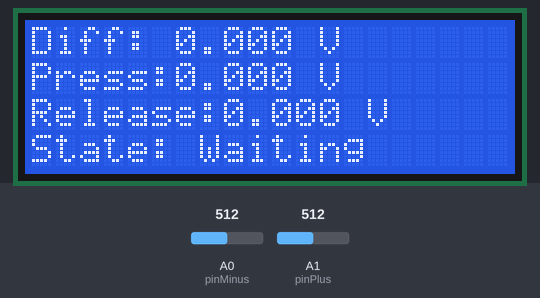
The sketch below on a simulated Arduino Zero (SAMD21). Shown: 20×4 character LCD. Inputs (shaded band) come from the test bench; at power-on: A0 (pinMinus) = 512, A1 (pinPlus) = 512 (analog values on the 0–1023 scale). What the sketch prints to the serial monitor is not drawn.

Above: at 2.2 s.
2.3 s: A0 (pinMinus) set to 565
At 3.1 s:
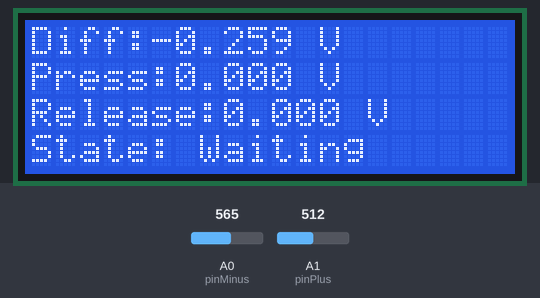
3.8 s: A0 (pinMinus) set to 586
At 5.0 s:
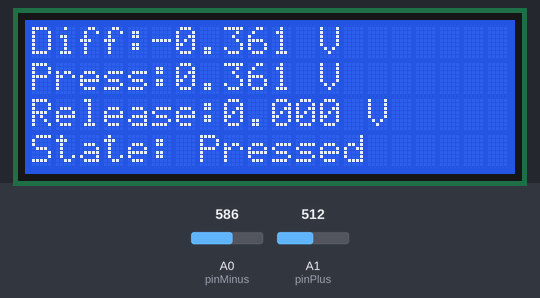
5.3 s: A1 (pinPlus) set to 582
At 6.1 s:
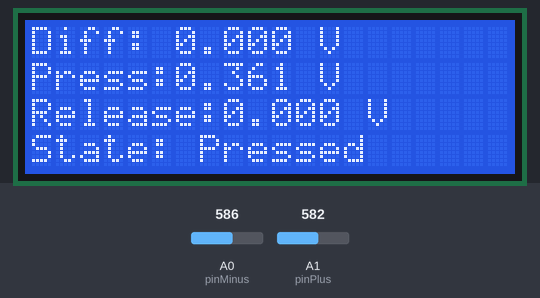
6.8 s: A1 (pinPlus) set to 610
At 8.0 s:
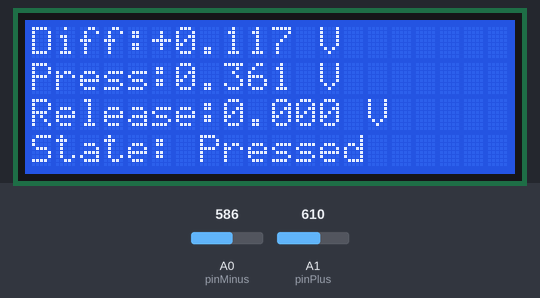
8.3 s: A0 (pinMinus) set to 511
At 8.9 s:
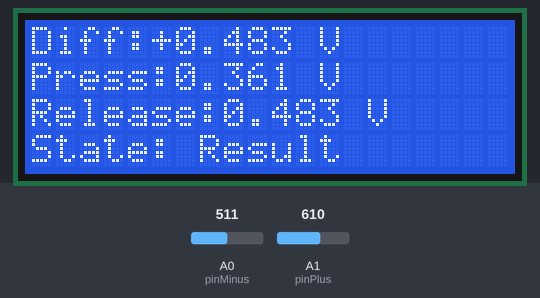
9.9 s: A1 (pinPlus) set to 540
At 11.1 s:
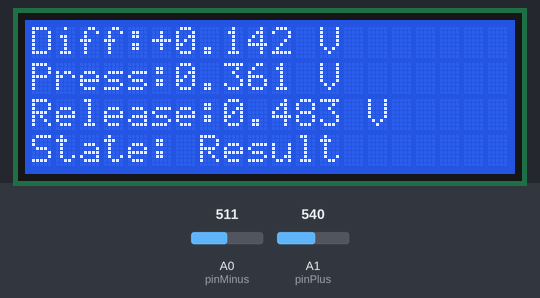
11.4 s: A1 (pinPlus) set to 510
Timing chart, 0 to 14.4 s (numbered marks = the images above; inputs shaded):
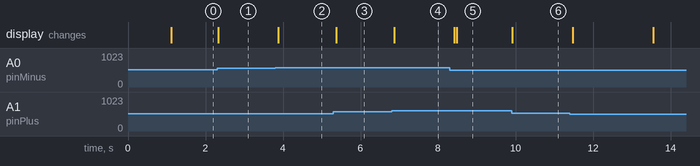

Measured:
- the behaviour switches between 573 and 574 on A0 (pinMinus) (found by bisection; images 1 and 2)
- the behaviour switches between 596 and 597 on A1 (pinPlus) (found by bisection; images 3 and 4)
- after the input at 2.3 s, the display: changes at once (image 1)
- after the input at 3.8 s, the display: changes after 0.08 s (image 2)
- after the input at 5.3 s, the display: changes after 0.08 s (image 3)
- after the input at 6.8 s, the display: changes after 0.07 s (image 4)
- after the input at 8.3 s, the display: first changes after 0.12 s (image 5 shows a later state)
- after the input at 9.9 s, the display: changes at once (image 6)

The sketch:

sketch_sep27a_v0.2.1.ino
```cpp
#include <Wire.h>
#include <LiquidCrystal_I2C.h>

LiquidCrystal_I2C lcd(0x27, 20, 4);

// =====================================================
// ADC
// =====================================================

const int pinMinus = A0;
const int pinPlus  = A1;

const float VREF = 5.0;
const float ADC_MAX = 16383.0;


// =====================================================
// Thresholds
// =====================================================

// Press触发阈值
const float PRESS_THRESHOLD = 0.30;

// Release触发阈值
const float RELEASE_THRESHOLD = 0.30;

// 零点附近
const float ZERO_THRESHOLD = 0.10;

// LCD显示死区
const float DISPLAY_DEADBAND = 0.05;


// =====================================================
// Timing
// =====================================================

// Press以后至少等待20 ms
// 避免同一个Press瞬态振铃被误认为Release
const unsigned long MIN_RELEASE_DELAY = 20;

// Release峰值捕捉窗口
const unsigned long RELEASE_WINDOW = 60;

// Result保持5秒
const unsigned long HOLD_TIME = 5000;

// LCD刷新
const unsigned long DISPLAY_TIME = 50;


// =====================================================
// States
// =====================================================

enum State
{
  WAITING,
  PRESSED,
  CAPTURE_RELEASE,
  HOLDING
};

State state = WAITING;


// =====================================================
// Signal variables
// =====================================================

float zeroOffset = 0.0;

float signedDiff = 0.0;

float displayDiff = 0.0;

float pressPeak = 0.0;

float releasePeak = 0.0;

// Press方向
// +1 = 正方向
// -1 = 负方向
int pressSign = 0;


// =====================================================
// Result阶段重新触发控制
// =====================================================

// Release完成以后，必须先回到零点附近
// 才允许识别下一次Press
bool readyForNewPress = true;


// =====================================================
// Time variables
// =====================================================

unsigned long pressStartTime = 0;

unsigned long releaseStartTime = 0;

unsigned long holdStartTime = 0;

unsigned long lastDisplayTime = 0;


// =====================================================
// Start new event
// =====================================================

void startNewEvent()
{
  // 自动判断本次Press方向
  if (signedDiff >= 0.0)
  {
    pressSign = 1;
  }
  else
  {
    pressSign = -1;
  }

  pressPeak = fabs(signedDiff);

  releasePeak = 0.0;

  pressStartTime = millis();

  readyForNewPress = false;

  state = PRESSED;
}


// =====================================================
// Setup
// =====================================================

void setup()
{
  Serial.begin(115200);

  analogReadResolution(14);

  lcd.init();
  lcd.backlight();

  lcd.setCursor(0, 0);
  lcd.print("Calibrating...");


  // ===================================================
  // Startup calibration
  // 校准时不要触碰传感器
  // ===================================================

  float sum = 0.0;

  for (int i = 0; i < 300; i++)
  {
    int rawMinus = analogRead(pinMinus);
    int rawPlus  = analogRead(pinPlus);

    float vMinus =
      rawMinus * VREF / ADC_MAX;

    float vPlus =
      rawPlus * VREF / ADC_MAX;

    sum += (vPlus - vMinus);

    delay(3);
  }

  zeroOffset = sum / 300.0;

  lcd.clear();
}


// =====================================================
// Main loop
// =====================================================

void loop()
{
  // ===================================================
  // 1. Read ADC
  // ===================================================

  int rawMinus = analogRead(pinMinus);
  int rawPlus  = analogRead(pinPlus);

  float vMinus =
    rawMinus * VREF / ADC_MAX;

  float vPlus =
    rawPlus * VREF / ADC_MAX;


  // ===================================================
  // 2. Signed differential voltage
  // ===================================================

  signedDiff =
    (vPlus - vMinus) - zeroOffset;


  // ===================================================
  // 3. LCD deadband
  // ===================================================

  if (fabs(signedDiff) < DISPLAY_DEADBAND)
  {
    displayDiff = 0.0;
  }
  else
  {
    displayDiff = signedDiff;
  }


  // ===================================================
  // 4. State machine
  // ===================================================

  switch (state)
  {

    // =================================================
    // WAITING
    // =================================================

    case WAITING:

      if (fabs(signedDiff) >= PRESS_THRESHOLD)
      {
        startNewEvent();
      }

      break;


    // =================================================
    // PRESSED
    //
    // 已经检测到Press
    // 持续更新Press Peak
    // 同时直接等待相反方向Release
    // =================================================

    case PRESSED:
    {
      float normalized =
        signedDiff * pressSign;


      // -----------------------------------------------
      // 更新Press Peak
      // -----------------------------------------------

      if (normalized > pressPeak)
      {
        pressPeak = normalized;
      }


      // -----------------------------------------------
      // 检测Release
      //
      // Release方向必须与Press相反
      // -----------------------------------------------

      if (
        millis() - pressStartTime >= MIN_RELEASE_DELAY &&
        normalized <= -RELEASE_THRESHOLD
      )
      {
        releasePeak = -normalized;

        releaseStartTime = millis();

        state = CAPTURE_RELEASE;
      }

      break;
    }


    // =================================================
    // CAPTURE_RELEASE
    //
    // Release一出现就立即有数值
    // 再用60ms寻找真正的Release Peak
    // =================================================

    case CAPTURE_RELEASE:
    {
      float normalized =
        signedDiff * pressSign;


      // -----------------------------------------------
      // 更新Release Peak
      // -----------------------------------------------

      if (normalized < 0.0)
      {
        float releaseValue =
          -normalized;

        if (releaseValue > releasePeak)
        {
          releasePeak = releaseValue;
        }
      }


      // -----------------------------------------------
      // 60 ms后直接进入Result
      // 不再等待信号长时间稳定
      // -----------------------------------------------

      if (
        millis() - releaseStartTime >= RELEASE_WINDOW
      )
      {
        holdStartTime = millis();

        readyForNewPress = false;

        state = HOLDING;
      }

      break;
    }


    // =================================================
    // HOLDING
    //
    // 显示Press和Release结果
    // =================================================

    case HOLDING:

      // -----------------------------------------------
      // Release尾部先回到零点附近
      // -----------------------------------------------

      if (!readyForNewPress)
      {
        if (fabs(signedDiff) <= ZERO_THRESHOLD)
        {
          readyForNewPress = true;
        }
      }


      // -----------------------------------------------
      // 5秒内再次Press
      // 立即开始新的事件
      // -----------------------------------------------

      if (
        readyForNewPress &&
        fabs(signedDiff) >= PRESS_THRESHOLD
      )
      {
        startNewEvent();
      }


      // -----------------------------------------------
      // 5秒内没有新的Press
      // 清除结果
      // -----------------------------------------------

      else if (
        millis() - holdStartTime >= HOLD_TIME
      )
      {
        pressPeak = 0.0;

        releasePeak = 0.0;

        pressSign = 0;

        readyForNewPress = true;

        state = WAITING;
      }

      break;
  }


  // ===================================================
  // 5. LCD
  // ===================================================

  if (
    millis() - lastDisplayTime >= DISPLAY_TIME
  )
  {
    lastDisplayTime = millis();


    // =================================================
    // Line 1
    // Diff
    // =================================================

    lcd.setCursor(0, 0);

    lcd.print("Diff:");

    if (displayDiff > 0.0)
    {
      lcd.print("+");
    }
    else if (displayDiff < 0.0)
    {
      lcd.print("-");
    }
    else
    {
      lcd.print(" ");
    }

    lcd.print(fabs(displayDiff), 3);

    lcd.print(" V       ");


    // =================================================
    // Line 2
    // Press
    // =================================================

    lcd.setCursor(0, 1);

    lcd.print("Press:");

    lcd.print(pressPeak, 3);

    lcd.print(" V      ");


    // =================================================
    // Line 3
    // Release
    // =================================================

    lcd.setCursor(0, 2);

    lcd.print("Release:");

    lcd.print(releasePeak, 3);

    lcd.print(" V    ");


    // =================================================
    // Line 4
    // State
    // =================================================

    lcd.setCursor(0, 3);

    if (state == WAITING)
    {
      lcd.print("State: Waiting      ");
    }

    else if (state == PRESSED)
    {
      lcd.print("State: Pressed      ");
    }

    else if (state == CAPTURE_RELEASE)
    {
      lcd.print("State: Release      ");
    }

    else
    {
      lcd.print("State: Result       ");
    }


    // =================================================
    // Serial
    // =================================================

    Serial.print("Diff:");
    Serial.print(signedDiff, 3);

    Serial.print(",Press:");
    Serial.print(pressPeak, 3);

    Serial.print(",Release:");
    Serial.print(releasePeak, 3);

    Serial.print(",State:");

    if (state == WAITING)
    {
      Serial.println("WAITING");
    }

    else if (state == PRESSED)
    {
      Serial.println("PRESSED");
    }

    else if (state == CAPTURE_RELEASE)
    {
      Serial.println("RELEASE");
    }

    else
    {
      Serial.println("RESULT");
    }
  }
}
```
